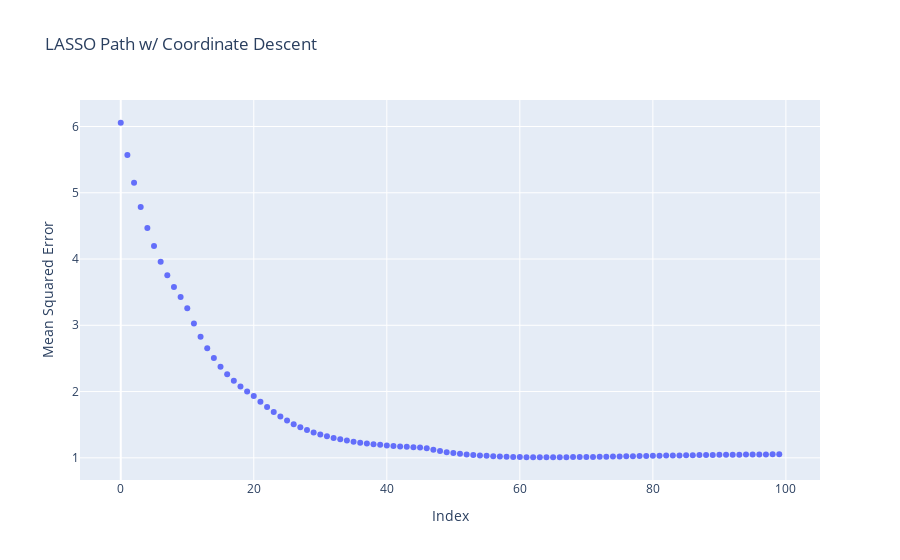

Notebook code for this chart:
### Markdown cell above
5. Fit the lasso path with coordinate descent to the data. Compare the lasso path using coordinate descent with the path using lars. Comment on what you found.

### Code cell
_, lasso_coefs, _ = lasso_path(X = X_tr, y = y_tr)
#print(lasso_coefs)
lassoMSE = np.zeros(shape = lasso_coefs.shape[1])
for i in range(lasso_coefs.shape[1]):
    lassoMSE[i] = mean_squared_error(y_te, (X_te @ lasso_coefs)[:,i])
#print(lassoMSE)
import plotly.express as px
px.scatter(x = list(range(0, lasso_coefs.shape[0])), y = lassoMSE, labels={
                     "x": "Index",
                     "y": "Mean Squared Error"
                 }, title = "LASSO Path w/ Coordinate Descent")
#print(numbAct)

### Figure 1 — Plotly figure (JSON) as saved in the notebook; plotly's stock layout.template omitted (floating-point values rounded to 4 significant figures)
{"data": [{"hovertemplate": "Index=%{x}<br>Mean Squared Error=%{y}<extra></extra>", "legendgroup": "", "marker": {"color": "#636efa", "symbol": "circle"}, "mode": "markers", "name": "", "orientation": "v", "showlegend": false, "type": "scatter", "x": [0, 1, 2, 3, 4, 5, 6, 7, 8, 9, 10, 11, 12, 13, 14, 15, 16, 17, 18, 19, 20, 21, 22, 23, 24, 25, 26, 27, 28, 29, 30, 31, 32, 33, 34, 35, 36, 37, 38, 39, 40, 41, 42, 43, 44, 45, 46, 47, 48, 49, 50, 51, 52, 53, 54, 55, 56, 57, 58, 59, 60, 61, 62, 63, 64, 65, 66, 67, 68, 69, 70, 71, 72, 73, 74, 75, 76, 77, 78, 79, 80, 81, 82, 83, 84, 85, 86, 87, 88, 89, 90, 91, 92, 93, 94, 95, 96, 97, 98, 99], "xaxis": "x", "y": [6.057, 5.571, 5.15, 4.785, 4.469, 4.196, 3.96, 3.755, 3.578, 3.426, 3.256, 3.027, 2.828, 2.655, 2.505, 2.374, 2.261, 2.162, 2.077, 2.002, 1.933, 1.846, 1.765, 1.69, 1.624, 1.562, 1.508, 1.461, 1.42, 1.384, 1.352, 1.324, 1.3, 1.279, 1.26, 1.244, 1.229, 1.217, 1.205, 1.195, 1.187, 1.179, 1.172, 1.166, 1.161, 1.156, 1.144, 1.122, 1.102, 1.085, 1.071, 1.06, 1.05, 1.042, 1.036, 1.03, 1.025, 1.02, 1.016, 1.013, 1.011, 1.01, 1.009, 1.009, 1.009, 1.009, 1.01, 1.01, 1.011, 1.012, 1.013, 1.014, 1.015, 1.017, 1.019, 1.02, 1.022, 1.024, 1.026, 1.028, 1.03, 1.032, 1.033, 1.035, 1.036, 1.038, 1.039, 1.041, 1.042, 1.044, 1.045, 1.046, 1.047, 1.048, 1.049, 1.05, 1.051, 1.052, 1.053, 1.054], "yaxis": "y"}], "layout": {"legend": {"tracegroupgap": 0}, "title": {"text": "LASSO Path w/ Coordinate Descent"}, "xaxis": {"anchor": "y", "domain": [0, 1], "title": {"text": "Index"}}, "yaxis": {"anchor": "x", "domain": [0, 1], "title": {"text": "Mean Squared Error"}}}}
